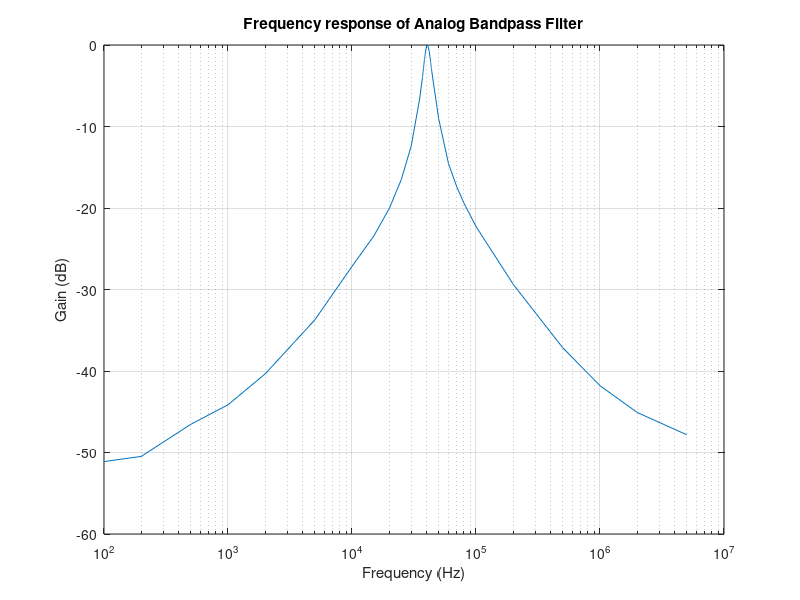

Recreate this plot in MATLAB.
clear; close all; clc;

%%
f1 = [100 200 500];
v1 = [0.0104 0.0112 0.0176];

f2 = [1000 2000 5000];
v2 = [0.0232 0.036 0.0768];

f3 = [10000 15000 20000 25000 30000 35000];
v3 = [0.164 0.252 0.372 0.56 0.896 1.72];

f4 = 37000:100:39000;
v4 = [2.36 2.4 2.44 2.5 2.54 2.58 2.62 2.68 2.72 2.8 2.84 2.9 2.92 3 3.04 3.08 3.14 3.18 3.24 3.28 3.32];

f5 = 39500;
v5 = 3.56;

f6 = 40000:100:41000;
v6 = [3.68 3.68 3.72 3.72 3.74 3.74 3.74 3.72 3.72 3.72 3.68];

f7 = 42000;
v7 = 3.4;

f8 = 43000:100:44000;
v8 = [2.96 2.92 2.88 2.84 2.8 2.76 2.72 2.68 2.64 2.6 2.58];

f9 = [45000 50000 60000 70000 80000 100000 200000 500000 1000000 2000000 5000000];
v9 = [2.28 1.32 0.7 0.504 0.4 0.288 0.127 0.052 0.0304 0.0208 0.0152];

f = [f1 f2 f3 f4 f5 f6 f7 f8 f9];
v = [v1 v2 v3 v4 v5 v6 v7 v8 v9];
%%

vdBnorm = 20*log10(v / max(v));

%% 

figure;
semilogx(f, vdBnorm);
title('Frequency response of Analog Bandpass Filter', 'fontweight', 'bold');
xlabel('Frequency (Hz)');
ylabel('Gain (dB)');
grid on;
